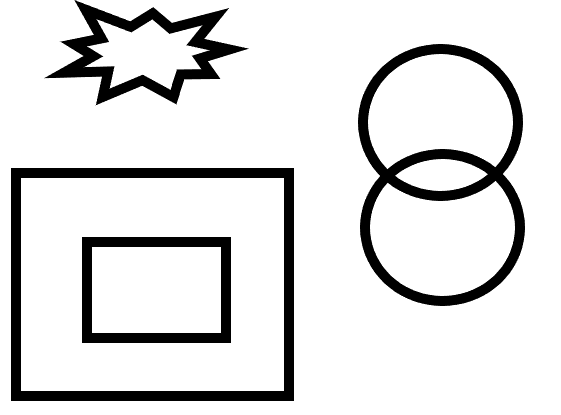
#> input picture Exp-IP/images/class.png, 561 x 415 px
$ jupyter execute --allow-errors '11_轮廓.ipynb'
#> lines starting #> are read from the running program, lines starting #| are printed output that depends on the picture; after the words box and inside, x2 and y2 are one past the last pixel; in counts of white or black regions, pixels touching at a corner belong together; long printed decimals are rounded
<font size=6>**轮廓**</font>

# 一 轮廓初步认知
图像轮廓用来描述图像中连续的点，它们有同样的颜色和灰度级。为了更精确地进行检测，在查找轮廓前需要先将图像做二值化处理或者使用canny边沿检测。在OpenCV中轮廓检测只查找白色目标，黑色背景会被忽略。

## 1.cvtColor灰度化图片
```
cvtColor(图片,转换格式)
```

[cell 1]
import warnings
warnings.filterwarnings("ignore")
import matplotlib.pyplot as plt
plt.rcParams['figure.figsize'] = (9,9)
plt.rc('font', size=14)
plt.rc('axes', labelsize=14, titlesize=14)
plt.rc('legend', fontsize=14)
plt.rc('xtick', labelsize=10)
plt.rc('ytick', labelsize=10)

#解决中文显示问题
plt.rcParams['font.sans-serif']=['SimHei']
plt.rcParams['axes.unicode_minus'] = False

[cell 2]
import numpy as np
from PIL import Image
import cv2
img=cv2.imread('./images/class.png')
#> img is the input picture: shape (415, 561, 3); min 0, max 255, mean 222.4
img_bg=np.zeros(img.shape, np.uint8)
imgray = cv2.cvtColor(img, cv2.COLOR_BGR2GRAY)
Image.fromarray(imgray)

## 2.threshold二值化
```
 cv2.threshold(图像,开始阈值,结束阈值,方法选择)
```

[cell 3]
ret, thresh = cv2.threshold(imgray, 127, 255, 0)
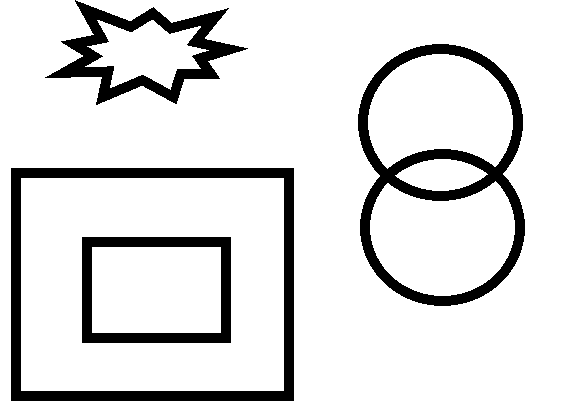
#> thresh: shape (415, 561); 87.2% white; 4 black regions

## 3.findContours 轮廓提取
```
findContours(二值化图片,轮廓的检索模式,轮廓的近似办法)

```

[cell 4]
# 节点获取
contours, hierarchy = cv2.findContours(thresh, cv2.RETR_TREE, cv2.CHAIN_APPROX_NONE)
#> contours = 10 contours; largest, box (x1, y1, x2, y2) and area: (0, 0, 561, 415) 220874, (10, 167, 295, 402) 66454, (21, 178, 284, 391) 55544, (357, 43, 526, 307) 36584, (81, 236, 232, 344) 16048
hierarchy.shape,len(contours[0])
#> Out = ((1, 10, 4), 403)

## 4.drawContours绘制轮廓
```
cv2.drawContours(图像,轮廓,指定轮廓(-1全部),颜色,线宽（-1填充）)
```

[cell 5]
# 所有轮廓
img_1=cv2.drawContours(img_bg.copy(), contours, -1,(255,0,0),2)
Image.fromarray(img_1)

## 5.单一轮廓绘画

[cell 6]
# 单一轮廓
img_2=cv2.drawContours(img_bg.copy(), contours,4, (255,0,0),1)
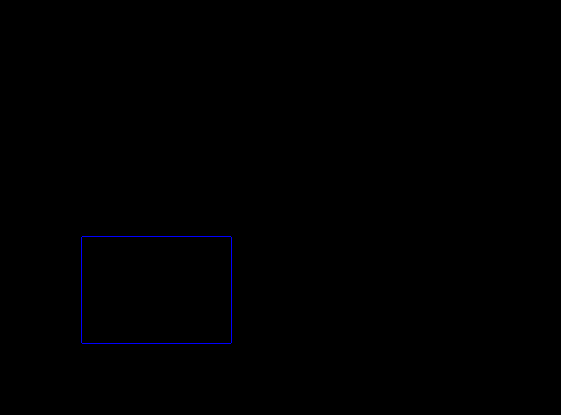
#> img_2: shape (415, 561, 3); mean of channels 0, 1, 2 0.6, 0, 0; drawn as B, G, R
Image.fromarray(img_2)

# 二 轮廓检测模式
| 轮廓检索模式 | 作用  |
| :--- | :--- |
| RETR_EXTERNAL | 只检测最外围轮廓，包含在外围轮廓内的内围轮廓被忽略； |
| RETR_LIST | 检测所有的轮廓，包括内围、外围轮廓，不建立等级关系 |
| RETR_CCOMP | 检测所有的轮廓，只建立两个等级关系，外围为顶层，若外围内的内围轮廓还包含了其他的轮廓信息，则内围内的所有轮廓均归属于顶层； |
| RETR_TREE | 检测所有轮廓，所有轮廓建立一个等级树结构。外层轮廓包含内层轮廓，内层轮廓还可以继续包含内嵌轮廓。 |

[cell 7]
contours, hierarchy = cv2.findContours(thresh,  cv2.RETR_EXTERNAL, cv2.CHAIN_APPROX_NONE)
#> contours = 2 contours; box (x1, y1, x2, y2) and area: (0, 0, 561, 415) 220874, (85, 20, 209, 90) 4620
img_1=cv2.drawContours(img_bg.copy(), contours, -1, (255,0,0), 2)
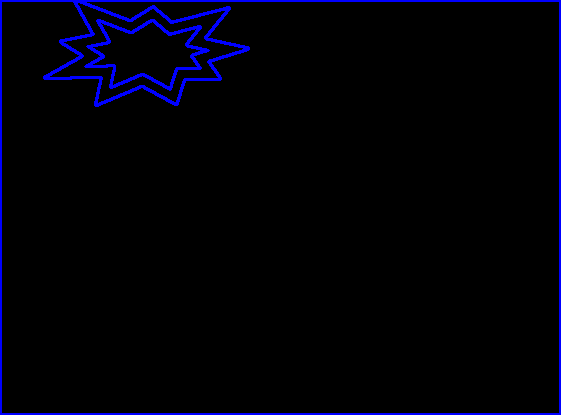
#> img_1: shape (415, 561, 3); mean of channels 0, 1, 2 8.4, 0, 0; drawn as B, G, R
Image.fromarray(img_1)

[cell 8]
contours, hierarchy = cv2.findContours(thresh,  cv2.RETR_EXTERNAL, cv2.CHAIN_APPROX_NONE)
img_1=cv2.drawContours(img_bg.copy(), contours, 1, (255,0,0), 2)
Image.fromarray(img_1)

# 三 轮廓近似方法
| 轮廓近似方法 | 作用  |
| :--- | :--- |
| CHAIN\_APPROX\_NONE | 保存物体边界上所有连续的轮廓点到contours向量内； |
| CHAIN\_APPROX\_SIMPLE | 仅保存轮廓的拐点信息，把所有轮廓拐点处的点保存入contours向量内，拐点与拐点之间直线段上的信息点不予保留； |
| CHAIN\_APPROX\_TC89_L1 | 使用teh-Chinl chain 近似算法; |
| CHAIN\_APPROX\_TC89_KCOS | 使用teh-Chinl chain 近似算法。 |

[cell 9]
contours, hierarchy = cv2.findContours(thresh, cv2.RETR_TREE, cv2.CHAIN_APPROX_NONE)
#> contours = 10 contours; largest, box (x1, y1, x2, y2) and area: (0, 0, 561, 415) 220874, (10, 167, 295, 402) 66454, (21, 178, 284, 391) 55544, (357, 43, 526, 307) 36584, (81, 236, 232, 344) 16048
print('hierarchy.shape:',hierarchy.shape)
#| hierarchy.shape: (1, 10, 4)
print('len(contours):',len(contours))
#| len(contours): 10
print('contoursy[0].shape:',contours[0].shape)
#| contoursy[0].shape: (403, 1, 2)
img_1=cv2.drawContours(img_bg.copy(), contours, -1, (255,0,0), 2)
Image.fromarray(img_1)

[cell 10]
import numpy as np
import cv2

im = cv2.imread('./images/chessboard.jpeg')
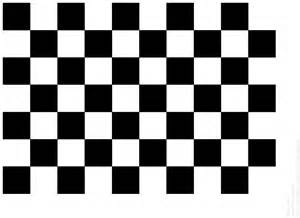
#> input picture Exp-IP/images/chessboard.jpeg, 300 x 218 px
#> im is the input picture: shape (218, 300, 3); min 0, max 255, mean 152
imgray = cv2.cvtColor(im, cv2.COLOR_BGR2GRAY)
#> imgray: shape (218, 300)

ret, thresh = cv2.threshold(src=imgray, thresh=127, maxval=255, type=cv2.THRESH_BINARY)#src, thresh, maxval, type
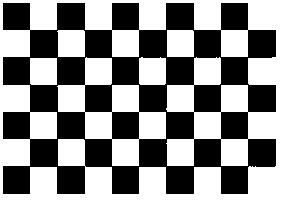
#> thresh: shape (218, 300); 59.5% white; 1 black region

#轮廓提取模式 Contour_Retrieval_Mode
contours, hierarchy = cv2.findContours(thresh, cv2.RETR_TREE, cv2.CHAIN_APPROX_NONE)
#> contours = 13 contours; largest, box (x1, y1, x2, y2) and area: (0, 0, 300, 218) 64883, (2, 2, 277, 195) 31217, (57, 57, 166, 166) 4840, (220, 111, 249, 140) 782, (2, 111, 31, 140) 782
print("contours size: ", len(contours))
#| contours size:  13

img = cv2.drawContours(im, contours, -1, (0,255,0), 3)
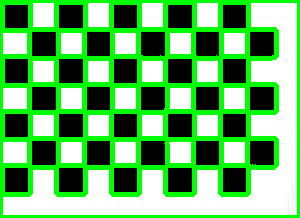
#> img: shape (218, 300, 3); mean B, G, R 101.8, 179.5, 101.8
# img = cv2.drawContours(im, contours, 3, (255, 0, 0), 3)


titles = ['Original Image', "imgray",'thresh']
images = [im, imgray, thresh]

for i in range(3):
    plt.subplot(1, 3, i + 1), plt.imshow(cv2.cvtColor(images[i], cv2.COLOR_BGR2RGB))
    plt.title(titles[i])
    plt.xticks([]), plt.yticks([])
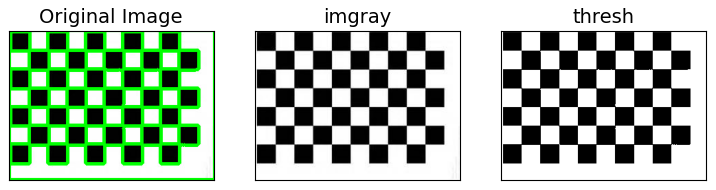
#> figure drawn by matplotlib, 3 panels

[cell 11]
import numpy as np
import cv2
im = cv2.imread('./images/cards.png')
#> (the rest of this cell did not finish here and is left out)

#> (a cell that did not finish here is left out)

# 四 轮廓特征: 边界矩形

- 直边矩形

它是一个直的矩形，它不考虑对象的旋转。因此，边界矩形的面积不是最小的。它由函数cv.boundingRect()找到。

- 旋转矩形

以最小面积绘制边界矩形，因此它也考虑旋转。使用的函数是cv.minAreaRect()。

[cell 13]
img = cv2.imread('./images/lightning.png')
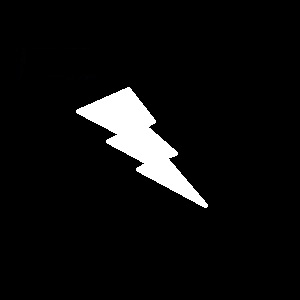
#> input picture Exp-IP/images/lightning.png, 300 x 300 px
#> img is the input picture: shape (300, 300, 3); mean B, G, R 13.9, 13.9, 13.9
imgray = cv2.cvtColor(img, cv2.COLOR_BGR2GRAY)
#> imgray: shape (300, 300)

contours, hierarchy = cv2.findContours(imgray, cv2.RETR_TREE, cv2.CHAIN_APPROX_SIMPLE)
#> contours = 166 contours, 160 with area under 20; largest, box (x1, y1, x2, y2) and area: (72, 80, 208, 208) 5402, (18, 48, 26, 80) 86, (78, 74, 96, 80) 42, (90, 121, 98, 128) 23, (160, 184, 167, 192) 21, (177, 153, 184, 160) 20
contours = [cnt for cnt in contours if cv2.contourArea(cnt) > 100]
#> contours = 1 contour; box (x1, y1, x2, y2) and area: (72, 80, 208, 208) 5402
print('len(contours)', len(contours))
#| len(contours) 1

img_contours = cv2.drawContours(img.copy(), contours, -1, (0,0,255), 3)
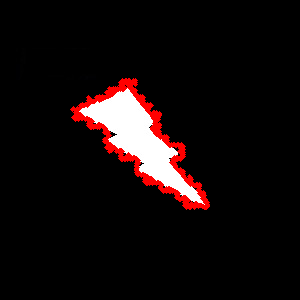
#> img_contours: shape (300, 300, 3); mean B, G, R 12, 12, 20.1

cnt = contours[0]
#> cnt = contour of 711 points, box (x1, y1, x2, y2) (72, 80, 208, 208), area 5402
#方向是物体定向的角度
(x, y), (MA, ma), angle = cv2.fitEllipse(cnt)
#> x = 135.3; y = 134.2; MA = 57.02; ma = 166.9; angle = 136.8
print((x, y), (MA, ma), angle)
#| (135.343, 134.228) (57.018, 166.913) 136.831

rect = cv2.minAreaRect(cnt)
#> rect = ((144.3, 153.9), (71.9, 158.4), -36.03)
box = cv2.boxPoints(rect)
#> box = [[161.8, 239.1], [68.68, 111.1], [126.8, 68.76], [220, 196.8]]
box = np.int0(box)
#> box = [[161, 239], [68, 111], [126, 68], [219, 196]]
x,y,w,h = cv2.boundingRect(cnt)
#> x = 72; y = 80; w = 136; h = 128
# 直边矩形
img_cnt1= cv2.rectangle(img.copy(),(x,y),(x+w,y+h),(0,255,0),2)
# 旋转矩形
img_cnt2 = cv2.drawContours(img.copy(), [box], 0, (0, 0, 255), 2)


titles = ['Original Image', "all contours",'img_cnt1','img_cnt2']
images = [img, img_contours, img_cnt1,img_cnt2]

for i in range(4):
    plt.subplot(2, 2, i + 1), plt.imshow(cv2.cvtColor(images[i], cv2.COLOR_BGR2RGB))
    plt.title(titles[i])
    plt.xticks([]), plt.yticks([])

plt.show()
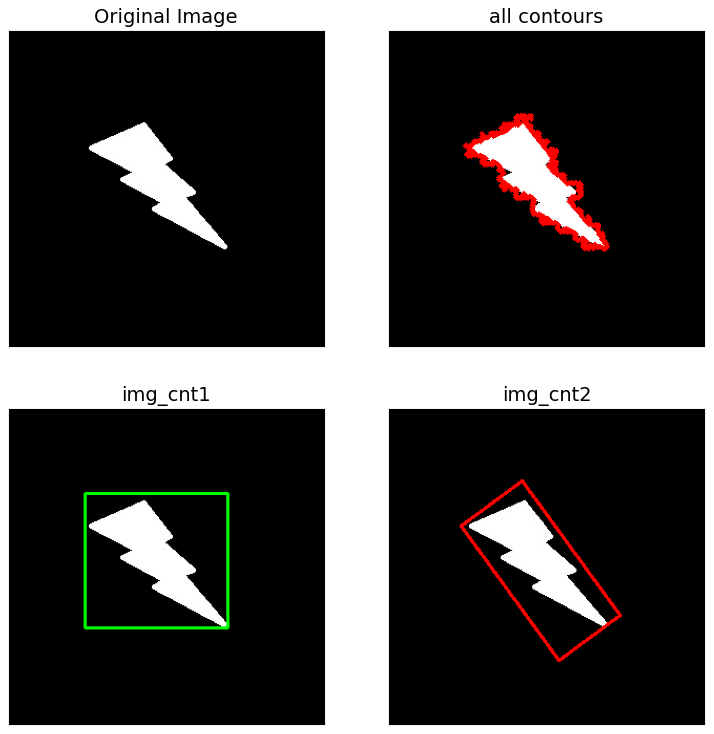
#> figure drawn by matplotlib, 4 panels
